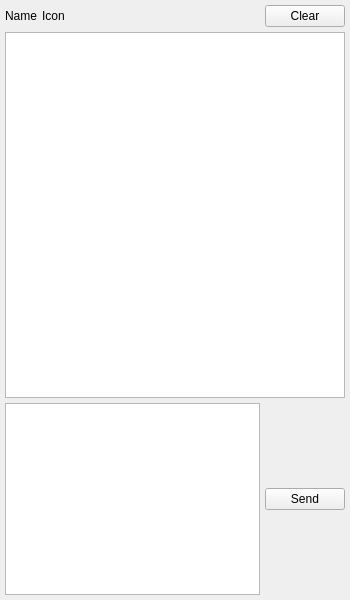
<?xml version="1.0" encoding="UTF-8"?>
<ui version="4.0">
 <class>chatwindow</class>
 <widget class="QMainWindow" name="chatwindow">
  <property name="geometry">
   <rect>
    <x>0</x>
    <y>0</y>
    <width>350</width>
    <height>600</height>
   </rect>
  </property>
  <property name="windowIcon">
   <iconset resource="../Icons/icons.qrc">
    <normaloff>:/Logo/spoton-button-32.png</normaloff>:/Logo/spoton-button-32.png</iconset>
  </property>
  <widget class="QWidget" name="centralwidget">
   <layout class="QVBoxLayout" name="verticalLayout">
    <property name="spacing">
     <number>5</number>
    </property>
    <property name="margin">
     <number>5</number>
    </property>
    <item>
     <layout class="QHBoxLayout" name="horizontalLayout_27">
      <property name="spacing">
       <number>5</number>
      </property>
      <item>
       <widget class="QLabel" name="name">
        <property name="text">
         <string>Name</string>
        </property>
       </widget>
      </item>
      <item>
       <widget class="QLabel" name="icon">
        <property name="text">
         <string>Icon</string>
        </property>
       </widget>
      </item>
      <item>
       <spacer name="horizontalSpacer_23">
        <property name="orientation">
         <enum>Qt::Horizontal</enum>
        </property>
        <property name="sizeHint" stdset="0">
         <size>
          <width>40</width>
          <height>20</height>
         </size>
        </property>
       </spacer>
      </item>
      <item>
       <widget class="QPushButton" name="clearMessages">
        <property name="text">
         <string>Clear</string>
        </property>
       </widget>
      </item>
     </layout>
    </item>
    <item>
     <widget class="QTextBrowser" name="messages">
      <property name="tabChangesFocus">
       <bool>true</bool>
      </property>
      <property name="textInteractionFlags">
       <set>Qt::LinksAccessibleByMouse|Qt::TextSelectableByKeyboard|Qt::TextSelectableByMouse</set>
      </property>
      <property name="openLinks">
       <bool>false</bool>
      </property>
     </widget>
    </item>
    <item>
     <layout class="QHBoxLayout" name="horizontalLayout">
      <property name="spacing">
       <number>5</number>
      </property>
      <item>
       <widget class="spoton_textedit" name="message">
        <property name="sizePolicy">
         <sizepolicy hsizetype="Expanding" vsizetype="Fixed">
          <horstretch>0</horstretch>
          <verstretch>0</verstretch>
         </sizepolicy>
        </property>
        <property name="tabChangesFocus">
         <bool>true</bool>
        </property>
        <property name="acceptRichText">
         <bool>false</bool>
        </property>
       </widget>
      </item>
      <item>
       <widget class="QPushButton" name="sendMessage">
        <property name="toolTip">
         <string>&lt;html&gt;&lt;head/&gt;&lt;body&gt;&lt;table border=&quot;0&quot; style=&quot; margin-top:0px; margin-bottom:0px; margin-left:0px; margin-right:0px;&quot; width=&quot;754&quot; cellspacing=&quot;2&quot; cellpadding=&quot;0&quot;&gt;&lt;tr&gt;&lt;td colspan=&quot;3&quot; bgcolor=&quot;#ffffca&quot;&gt;&lt;p align=&quot;center&quot;&gt;&lt;span style=&quot; font-size:18pt; font-weight:600;&quot;&gt;List of Emoticons&lt;/span&gt;&lt;/p&gt;&lt;/td&gt;&lt;td width=&quot;20&quot; rowspan=&quot;10&quot; bgcolor=&quot;#66cc99&quot;/&gt;&lt;td width=&quot;120&quot; bgcolor=&quot;#ffffca&quot;&gt;&lt;p align=&quot;center&quot;&gt;&lt;span style=&quot; font-size:18pt;&quot;&gt;:-)(-:&lt;/span&gt;&lt;/p&gt;&lt;/td&gt;&lt;td width=&quot;110&quot; bgcolor=&quot;#ffffca&quot;&gt;&lt;p&gt;&lt;span style=&quot; font-size:18pt;&quot;&gt;kiss&lt;/span&gt;&lt;/p&gt;&lt;/td&gt;&lt;td width=&quot;70&quot; bgcolor=&quot;#ffffca&quot;&gt;&lt;p align=&quot;center&quot;&gt;&lt;img src=&quot;:/emoticons/kiss.png&quot;/&gt;&lt;/p&gt;&lt;/td&gt;&lt;/tr&gt;&lt;tr&gt;&lt;td width=&quot;120&quot; bgcolor=&quot;#ffffca&quot;&gt;&lt;p align=&quot;center&quot;&gt;&lt;span style=&quot; font-size:18pt;&quot;&gt;O:-)&lt;/span&gt;&lt;/p&gt;&lt;/td&gt;&lt;td width=&quot;110&quot; bgcolor=&quot;#ffffca&quot;&gt;&lt;p&gt;&lt;span style=&quot; font-size:18pt;&quot;&gt;angel&lt;/span&gt;&lt;/p&gt;&lt;/td&gt;&lt;td width=&quot;70&quot; bgcolor=&quot;#ffffca&quot;&gt;&lt;p align=&quot;center&quot;&gt;&lt;img src=&quot;:/emoticons/angel.png&quot;/&gt;&lt;/p&gt;&lt;/td&gt;&lt;td bgcolor=&quot;#ffffca&quot;&gt;&lt;p align=&quot;center&quot;&gt;&lt;span style=&quot; font-size:18pt;&quot;&gt;:|&lt;/span&gt;&lt;/p&gt;&lt;/td&gt;&lt;td bgcolor=&quot;#ffffca&quot;&gt;&lt;p&gt;&lt;span style=&quot; font-size:18pt;&quot;&gt;neutral&lt;/span&gt;&lt;/p&gt;&lt;/td&gt;&lt;td bgcolor=&quot;#ffffca&quot;&gt;&lt;p align=&quot;center&quot;&gt;&lt;img src=&quot;:/emoticons/neutral.png&quot;/&gt;&lt;/p&gt;&lt;/td&gt;&lt;/tr&gt;&lt;tr&gt;&lt;td bgcolor=&quot;#ffffca&quot;&gt;&lt;p align=&quot;center&quot;&gt;&lt;span style=&quot; font-size:18pt; background-color:#ffffca;&quot;&gt;:-||&lt;/span&gt;&lt;/p&gt;&lt;/td&gt;&lt;td bgcolor=&quot;#ffffca&quot;&gt;&lt;p&gt;&lt;span style=&quot; font-size:18pt;&quot;&gt;angry&lt;/span&gt;&lt;/p&gt;&lt;/td&gt;&lt;td bgcolor=&quot;#ffffca&quot;&gt;&lt;p align=&quot;center&quot;&gt;&lt;img src=&quot;:/emoticons/angry.png&quot;/&gt;&lt;/p&gt;&lt;/td&gt;&lt;td bgcolor=&quot;#ffffca&quot;&gt;&lt;p align=&quot;center&quot;&gt;&lt;span style=&quot; font-size:18pt;&quot;&gt;(t)&lt;/span&gt;&lt;/p&gt;&lt;/td&gt;&lt;td bgcolor=&quot;#ffffca&quot;&gt;&lt;p&gt;&lt;span style=&quot; font-size:18pt;&quot;&gt;phone&lt;/span&gt;&lt;/p&gt;&lt;/td&gt;&lt;td bgcolor=&quot;#ffffca&quot;&gt;&lt;p align=&quot;center&quot;&gt;&lt;img src=&quot;:/emoticons/phone.png&quot;/&gt;&lt;/p&gt;&lt;/td&gt;&lt;/tr&gt;&lt;tr&gt;&lt;td bgcolor=&quot;#ffffca&quot;&gt;&lt;p align=&quot;center&quot;&gt;&lt;span style=&quot; font-size:18pt;&quot;&gt;:-/ &lt;/span&gt;&lt;/p&gt;&lt;/td&gt;&lt;td bgcolor=&quot;#ffffca&quot;&gt;&lt;p&gt;&lt;span style=&quot; font-size:18pt;&quot;&gt;confused&lt;/span&gt;&lt;/p&gt;&lt;/td&gt;&lt;td bgcolor=&quot;#ffffca&quot;&gt;&lt;p align=&quot;center&quot;&gt;&lt;img src=&quot;:/emoticons/confused.png&quot;/&gt;&lt;/p&gt;&lt;/td&gt;&lt;td bgcolor=&quot;#ffffca&quot;&gt;&lt;p align=&quot;center&quot;&gt;&lt;span style=&quot; font-size:18pt;&quot;&gt;@&amp;gt;--&amp;gt;--&lt;/span&gt;&lt;/p&gt;&lt;/td&gt;&lt;td bgcolor=&quot;#ffffca&quot;&gt;&lt;p&gt;&lt;span style=&quot; font-size:18pt;&quot;&gt;rose&lt;/span&gt;&lt;/p&gt;&lt;/td&gt;&lt;td bgcolor=&quot;#ffffca&quot;&gt;&lt;p align=&quot;center&quot;&gt;&lt;img src=&quot;:/emoticons/rose.png&quot;/&gt;&lt;/p&gt;&lt;/td&gt;&lt;/tr&gt;&lt;tr&gt;&lt;td bgcolor=&quot;#ffffca&quot;&gt;&lt;p align=&quot;center&quot;&gt;&lt;span style=&quot; font-size:18pt;&quot;&gt;8-)&lt;/span&gt;&lt;/p&gt;&lt;/td&gt;&lt;td bgcolor=&quot;#ffffca&quot;&gt;&lt;p&gt;&lt;span style=&quot; font-size:18pt;&quot;&gt;cool&lt;/span&gt;&lt;/p&gt;&lt;/td&gt;&lt;td bgcolor=&quot;#ffffca&quot;&gt;&lt;p align=&quot;center&quot;&gt;&lt;img src=&quot;:/emoticons/glasses-cool.png&quot;/&gt;&lt;/p&gt;&lt;/td&gt;&lt;td bgcolor=&quot;#ffffca&quot;&gt;&lt;p align=&quot;center&quot;&gt;&lt;span style=&quot; font-size:18pt;&quot;&gt;:-(&lt;/span&gt;&lt;/p&gt;&lt;/td&gt;&lt;td bgcolor=&quot;#ffffca&quot;&gt;&lt;p&gt;&lt;span style=&quot; font-size:18pt;&quot;&gt;sad&lt;/span&gt;&lt;/p&gt;&lt;/td&gt;&lt;td bgcolor=&quot;#ffffca&quot;&gt;&lt;p align=&quot;center&quot;&gt;&lt;img src=&quot;:/emoticons/sad.png&quot;/&gt;&lt;/p&gt;&lt;/td&gt;&lt;/tr&gt;&lt;tr&gt;&lt;td bgcolor=&quot;#ffffca&quot;&gt;&lt;p align=&quot;center&quot;&gt;&lt;span style=&quot; font-size:18pt;&quot;&gt;:'(&lt;/span&gt;&lt;/p&gt;&lt;/td&gt;&lt;td bgcolor=&quot;#ffffca&quot;&gt;&lt;p&gt;&lt;span style=&quot; font-size:18pt;&quot;&gt;crying&lt;/span&gt;&lt;/p&gt;&lt;/td&gt;&lt;td bgcolor=&quot;#ffffca&quot;&gt;&lt;p align=&quot;center&quot;&gt;&lt;img src=&quot;:/emoticons/crying.png&quot;/&gt;&lt;/p&gt;&lt;/td&gt;&lt;td bgcolor=&quot;#ffffca&quot;&gt;&lt;p align=&quot;center&quot;&gt;&lt;span style=&quot; font-size:18pt;&quot;&gt;:-O&lt;/span&gt;&lt;/p&gt;&lt;/td&gt;&lt;td bgcolor=&quot;#ffffca&quot;&gt;&lt;p&gt;&lt;span style=&quot; font-size:18pt;&quot;&gt;shocked&lt;/span&gt;&lt;/p&gt;&lt;/td&gt;&lt;td bgcolor=&quot;#ffffca&quot;&gt;&lt;p align=&quot;center&quot;&gt;&lt;img src=&quot;:/emoticons/shocked.png&quot;/&gt;&lt;/p&gt;&lt;/td&gt;&lt;/tr&gt;&lt;tr&gt;&lt;td bgcolor=&quot;#ffffca&quot;&gt;&lt;p align=&quot;center&quot;&gt;&lt;span style=&quot; font-size:18pt;&quot;&gt;o-)&lt;/span&gt;&lt;/p&gt;&lt;/td&gt;&lt;td bgcolor=&quot;#ffffca&quot;&gt;&lt;p&gt;&lt;span style=&quot; font-size:18pt;&quot;&gt;cyclops&lt;/span&gt;&lt;/p&gt;&lt;/td&gt;&lt;td bgcolor=&quot;#ffffca&quot;&gt;&lt;p align=&quot;center&quot;&gt;&lt;img src=&quot;:/emoticons/cyclops.png&quot;/&gt;&lt;/p&gt;&lt;/td&gt;&lt;td bgcolor=&quot;#ffffca&quot;&gt;&lt;p align=&quot;center&quot;&gt;&lt;span style=&quot; font-size:18pt;&quot;&gt;C:-)&lt;/span&gt;&lt;/p&gt;&lt;/td&gt;&lt;td bgcolor=&quot;#ffffca&quot;&gt;&lt;p&gt;&lt;span style=&quot; font-size:18pt;&quot;&gt;skywalker&lt;/span&gt;&lt;/p&gt;&lt;/td&gt;&lt;td bgcolor=&quot;#ffffca&quot;&gt;&lt;p align=&quot;center&quot;&gt;&lt;img src=&quot;:/emoticons/skywalker.png&quot;/&gt;&lt;/p&gt;&lt;/td&gt;&lt;/tr&gt;&lt;tr&gt;&lt;td bgcolor=&quot;#ffffca&quot;&gt;&lt;p align=&quot;center&quot;&gt;&lt;span style=&quot; font-size:18pt;&quot;&gt;}:)&lt;/span&gt;&lt;/p&gt;&lt;/td&gt;&lt;td bgcolor=&quot;#ffffca&quot;&gt;&lt;p&gt;&lt;span style=&quot; font-size:18pt;&quot;&gt;devil&lt;/span&gt;&lt;/p&gt;&lt;/td&gt;&lt;td bgcolor=&quot;#ffffca&quot;&gt;&lt;p align=&quot;center&quot;&gt;&lt;img src=&quot;:/emoticons/devil.png&quot;/&gt;&lt;/p&gt;&lt;/td&gt;&lt;td bgcolor=&quot;#ffffca&quot;&gt;&lt;p align=&quot;center&quot;&gt;&lt;span style=&quot; font-size:18pt;&quot;&gt;:-)&lt;/span&gt;&lt;/p&gt;&lt;/td&gt;&lt;td bgcolor=&quot;#ffffca&quot;&gt;&lt;p&gt;&lt;span style=&quot; font-size:18pt;&quot;&gt;smile&lt;/span&gt;&lt;/p&gt;&lt;/td&gt;&lt;td bgcolor=&quot;#ffffca&quot;&gt;&lt;p align=&quot;center&quot;&gt;&lt;img src=&quot;:/emoticons/smile.png&quot;/&gt;&lt;/p&gt;&lt;/td&gt;&lt;/tr&gt;&lt;tr&gt;&lt;td bgcolor=&quot;#ffffca&quot;&gt;&lt;p align=&quot;center&quot;&gt;&lt;span style=&quot; font-size:18pt;&quot;&gt;:-D&lt;/span&gt;&lt;/p&gt;&lt;/td&gt;&lt;td bgcolor=&quot;#ffffca&quot;&gt;&lt;p&gt;&lt;span style=&quot; font-size:18pt;&quot;&gt;laugh&lt;/span&gt;&lt;/p&gt;&lt;/td&gt;&lt;td bgcolor=&quot;#ffffca&quot;&gt;&lt;p align=&quot;center&quot;&gt;&lt;img src=&quot;:/emoticons/laugh.png&quot;/&gt;&lt;/p&gt;&lt;/td&gt;&lt;td bgcolor=&quot;#ffffca&quot;&gt;&lt;p align=&quot;center&quot;&gt;&lt;span style=&quot; font-size:18pt;&quot;&gt;:-P&lt;/span&gt;&lt;/p&gt;&lt;/td&gt;&lt;td bgcolor=&quot;#ffffca&quot;&gt;&lt;p&gt;&lt;span style=&quot; font-size:18pt;&quot;&gt;tongue&lt;/span&gt;&lt;/p&gt;&lt;/td&gt;&lt;td bgcolor=&quot;#ffffca&quot;&gt;&lt;p align=&quot;center&quot;&gt;&lt;img src=&quot;:/emoticons/tongue.png&quot;/&gt;&lt;/p&gt;&lt;/td&gt;&lt;/tr&gt;&lt;tr&gt;&lt;td bgcolor=&quot;#ffffca&quot;&gt;&lt;p align=&quot;center&quot;&gt;&lt;span style=&quot; font-size:18pt;&quot;&gt;:-))&lt;/span&gt;&lt;/p&gt;&lt;/td&gt;&lt;td bgcolor=&quot;#ffffca&quot;&gt;&lt;p&gt;&lt;span style=&quot; font-size:18pt;&quot;&gt;happy&lt;/span&gt;&lt;/p&gt;&lt;/td&gt;&lt;td bgcolor=&quot;#ffffca&quot;&gt;&lt;p align=&quot;center&quot;&gt;&lt;img src=&quot;:/emoticons/happy.png&quot;/&gt;&lt;/p&gt;&lt;/td&gt;&lt;td bgcolor=&quot;#ffffca&quot;&gt;&lt;p align=&quot;center&quot;&gt;&lt;span style=&quot; font-size:18pt;&quot;&gt;;)&lt;/span&gt;&lt;/p&gt;&lt;/td&gt;&lt;td bgcolor=&quot;#ffffca&quot;&gt;&lt;p&gt;&lt;span style=&quot; font-size:18pt;&quot;&gt;wink&lt;/span&gt;&lt;/p&gt;&lt;/td&gt;&lt;td bgcolor=&quot;#ffffca&quot;&gt;&lt;p align=&quot;center&quot;&gt;&lt;img src=&quot;:/emoticons/wink.png&quot;/&gt;&lt;/p&gt;&lt;/td&gt;&lt;/tr&gt;&lt;/table&gt;&lt;/body&gt;&lt;/html&gt;</string>
        </property>
        <property name="text">
         <string>Send</string>
        </property>
       </widget>
      </item>
     </layout>
    </item>
   </layout>
  </widget>
 </widget>
 <customwidgets>
  <customwidget>
   <class>spoton_textedit</class>
   <extends>QTextEdit</extends>
   <header>GUI/spot-on-textedit.h</header>
  </customwidget>
 </customwidgets>
 <tabstops>
  <tabstop>clearMessages</tabstop>
  <tabstop>messages</tabstop>
  <tabstop>message</tabstop>
  <tabstop>sendMessage</tabstop>
 </tabstops>
 <resources>
  <include location="../Icons/icons.qrc"/>
 </resources>
 <connections/>
</ui>
